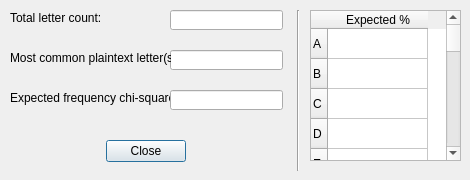
<?xml version="1.0" encoding="UTF-8"?>
<ui version="4.0">
 <class>Dialog</class>
 <widget class="QDialog" name="Dialog">
  <property name="geometry">
   <rect>
    <x>0</x>
    <y>0</y>
    <width>470</width>
    <height>180</height>
   </rect>
  </property>
  <property name="minimumSize">
   <size>
    <width>470</width>
    <height>180</height>
   </size>
  </property>
  <property name="maximumSize">
   <size>
    <width>470</width>
    <height>180</height>
   </size>
  </property>
  <property name="windowTitle">
   <string>Frequency Data</string>
  </property>
  <widget class="QLineEdit" name="totalLetterCount">
   <property name="geometry">
    <rect>
     <x>170</x>
     <y>10</y>
     <width>113</width>
     <height>20</height>
    </rect>
   </property>
  </widget>
  <widget class="QLabel" name="TLC_label">
   <property name="geometry">
    <rect>
     <x>10</x>
     <y>10</y>
     <width>91</width>
     <height>16</height>
    </rect>
   </property>
   <property name="text">
    <string>Total letter count:</string>
   </property>
  </widget>
  <widget class="QLineEdit" name="mostCommonLetter">
   <property name="geometry">
    <rect>
     <x>170</x>
     <y>50</y>
     <width>113</width>
     <height>20</height>
    </rect>
   </property>
  </widget>
  <widget class="QLabel" name="MCL_label">
   <property name="geometry">
    <rect>
     <x>10</x>
     <y>50</y>
     <width>161</width>
     <height>16</height>
    </rect>
   </property>
   <property name="text">
    <string>Most common plaintext letter(s):</string>
   </property>
  </widget>
  <widget class="QLabel" name="EFV_label">
   <property name="geometry">
    <rect>
     <x>10</x>
     <y>90</y>
     <width>161</width>
     <height>16</height>
    </rect>
   </property>
   <property name="text">
    <string>Expected frequency chi-square:</string>
   </property>
  </widget>
  <widget class="QLineEdit" name="expectedFrequencyChiSquare">
   <property name="geometry">
    <rect>
     <x>170</x>
     <y>90</y>
     <width>113</width>
     <height>20</height>
    </rect>
   </property>
  </widget>
  <widget class="QDialogButtonBox" name="buttonBox">
   <property name="geometry">
    <rect>
     <x>10</x>
     <y>140</y>
     <width>271</width>
     <height>23</height>
    </rect>
   </property>
   <property name="layoutDirection">
    <enum>Qt::LeftToRight</enum>
   </property>
   <property name="standardButtons">
    <set>QDialogButtonBox::Close</set>
   </property>
   <property name="centerButtons">
    <bool>true</bool>
   </property>
  </widget>
  <widget class="QTableWidget" name="expectedFreqTable">
   <property name="geometry">
    <rect>
     <x>310</x>
     <y>10</y>
     <width>151</width>
     <height>151</height>
    </rect>
   </property>
   <row>
    <property name="text">
     <string>A</string>
    </property>
   </row>
   <row>
    <property name="text">
     <string>B</string>
    </property>
   </row>
   <row>
    <property name="text">
     <string>C</string>
    </property>
   </row>
   <row>
    <property name="text">
     <string>D</string>
    </property>
   </row>
   <row>
    <property name="text">
     <string>E</string>
    </property>
   </row>
   <row>
    <property name="text">
     <string>F</string>
    </property>
   </row>
   <row>
    <property name="text">
     <string>G</string>
    </property>
   </row>
   <row>
    <property name="text">
     <string>H</string>
    </property>
   </row>
   <row>
    <property name="text">
     <string>I</string>
    </property>
   </row>
   <row>
    <property name="text">
     <string>J</string>
    </property>
   </row>
   <row>
    <property name="text">
     <string>K</string>
    </property>
   </row>
   <row>
    <property name="text">
     <string>L</string>
    </property>
   </row>
   <row>
    <property name="text">
     <string>M</string>
    </property>
   </row>
   <row>
    <property name="text">
     <string>N</string>
    </property>
   </row>
   <row>
    <property name="text">
     <string>O</string>
    </property>
   </row>
   <row>
    <property name="text">
     <string>P</string>
    </property>
   </row>
   <row>
    <property name="text">
     <string>Q</string>
    </property>
   </row>
   <row>
    <property name="text">
     <string>R</string>
    </property>
   </row>
   <row>
    <property name="text">
     <string>S</string>
    </property>
   </row>
   <row>
    <property name="text">
     <string>T</string>
    </property>
   </row>
   <row>
    <property name="text">
     <string>U</string>
    </property>
   </row>
   <row>
    <property name="text">
     <string>V</string>
    </property>
   </row>
   <row>
    <property name="text">
     <string>W</string>
    </property>
   </row>
   <row>
    <property name="text">
     <string>X</string>
    </property>
   </row>
   <row>
    <property name="text">
     <string>Z</string>
    </property>
   </row>
   <column>
    <property name="text">
     <string>Expected %</string>
    </property>
   </column>
   <item row="0" column="0">
    <property name="text">
     <string/>
    </property>
   </item>
  </widget>
  <widget class="Line" name="separator">
   <property name="geometry">
    <rect>
     <x>290</x>
     <y>10</y>
     <width>16</width>
     <height>161</height>
    </rect>
   </property>
   <property name="orientation">
    <enum>Qt::Vertical</enum>
   </property>
  </widget>
 </widget>
 <resources/>
 <connections>
  <connection>
   <sender>buttonBox</sender>
   <signal>rejected()</signal>
   <receiver>Dialog</receiver>
   <slot>reject()</slot>
   <hints>
    <hint type="sourcelabel">
     <x>145</x>
     <y>111</y>
    </hint>
    <hint type="destinationlabel">
     <x>145</x>
     <y>64</y>
    </hint>
   </hints>
  </connection>
 </connections>
</ui>
